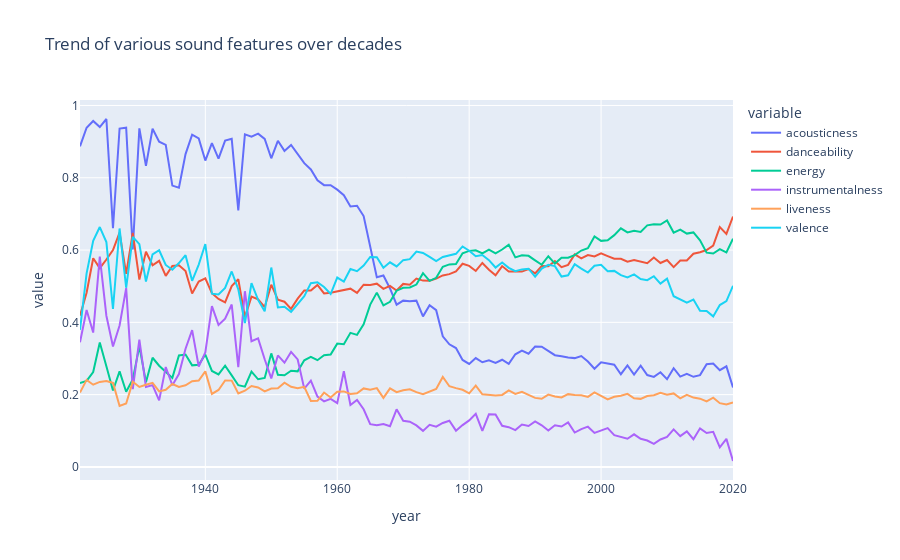

Here is the notebook cell this chart was saved with:
### Code cell
sound_features = ['acousticness', 'danceability', 'energy', 'instrumentalness', 'liveness', 'valence']
fig = px.line(year_data, x='year', y=sound_features,title='Trend of various sound features over decades')
fig.show()
